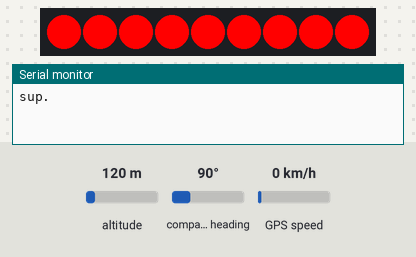
Simulated run of this sketch. Board: Arduino Uno, built with avr-gcc and run on an emulated ATmega328P. Shown: 9 RGB LEDs in strip order, left to right, the last lines printed to the serial monitor. The inputs (shaded band) are chosen by the test bench; at power-on: altitude 120 m, compass heading 90°, GPS speed 0 km/h. Dim RGB values are drawn brighter than linear; the GPS gets a fix after 3 s at 37.7749, -122.4194 with 8 satellites.

Above: at 3.1 s.
At 7.1 s:
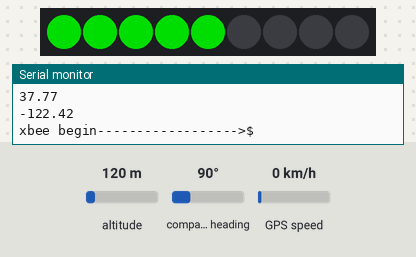
At 11.6 s:
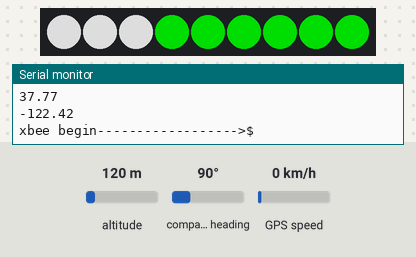
At 20.1 s:
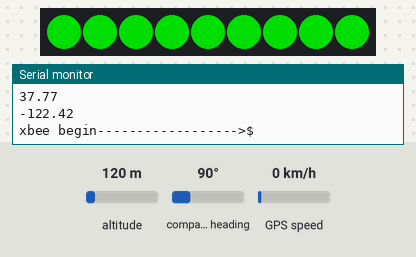
At 28.1 s:
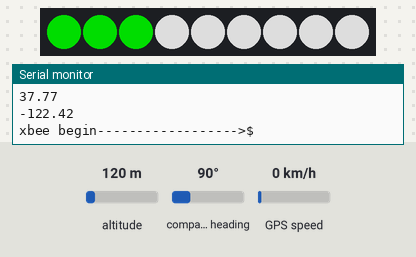
At 36.6 s:
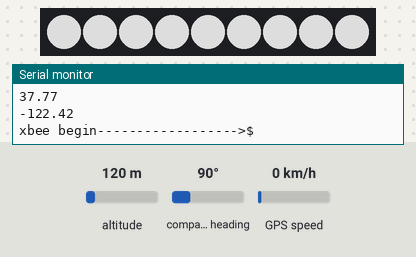

The sketch:

beaconv3.ino
```cpp
//this is a test of XBee coms, GPS aquesition and moving the code to a Nanoa

//flora GPS connect to tx/rx post upload
#include <SoftwareSerial.h>
#include <Adafruit_GPS.h>
SoftwareSerial GPSSerial (3, 5);
Adafruit_GPS GPS(&GPSSerial);
float LatH = 0;
float LonH = 0;
char LatDir;
char LonDir;
float LatDeg = 0;
float LonDeg = 0;

//import neopixel libraries, set up strip of 9 neopixels on 6
#include <Adafruit_NeoPixel.h>
#define LEDPIN 8
#define NUMPIXELS 9
#define DELAYVAL 500 // time in ms for pauses in lightwork // at this time delay value, we have ~4 min of light run time
Adafruit_NeoPixel strip(NUMPIXELS, LEDPIN, NEO_GRB + NEO_KHZ800);

//XBee shield
///#define xbwake 7 //need wire to jumper on shield
#define xbrx 2
#define xbtx 4
SoftwareSerial xbee(xbrx, xbtx);


void setup() {
  Serial.begin(115200);
  GPS.begin(9600);

  GPS.sendCommand(PMTK_SET_NMEA_OUTPUT_RMCGGA);
  GPS.sendCommand(PMTK_SET_NMEA_UPDATE_1HZ); //update rate
  GPS.sendCommand(PGCMD_ANTENNA);
  delay(1000);
  GPSSerial.println(PMTK_Q_RELEASE);
  xbee.begin(9600);
  xbee.println("yo. here.\n");
  strip.begin();
  Serial.println("sup.");
/*  colorOn(strip.Color(120,120,120));
  delay(1000);
    colorOn(strip.Color(0,0,0));*/
}

void loop() {
//doing this again, but why!? can only have one of these software serials being listened to at a time. if the last one was the xbee, need to switch
  GPSSerial.listen();
  //  GPS.begin(9600); //?
  char c = GPS.read();

  if (GPS.newNMEAreceived()) {
    GPS.lastNMEA();
    if(!GPS.parse(GPS.lastNMEA())){
        return;
    }
  }

  if(GPS.fix){ //yay the gps has a signal
    float curLatH = GPS.latitude;
    float curLonH = GPS.longitude;

//    Serial.print(curLatH == LatH); Serial.print(" : "); Serial.println(curLonH == LonH);
      xbee.listen();
    if(curLatH != LatH || curLonH != LonH){  //either first loop or device has been moved. update and send info to coord XBee
          colorOn(strip.Color(255,0,0));delay(1000);colorOn(strip.Color(0,0,0));
      LatH = GPS.latitude;
      LonH = GPS.longitude;
      LatDir = GPS.lat;
      LonDir = GPS.lon;
      LatDeg = decimalDegrees(LatH, LatDir);
      LonDeg = decimalDegrees(LonH, LonDir);
      //save directions and hour/min and degree
      //use hour/min for comparisons?
      Serial.println(LatH);
      Serial.println(LonH);
      Serial.println(LatDir);
      Serial.println(LonDir);
      Serial.println(LatDeg);
      Serial.println(LonDeg);

      Serial.print("xbee begin");
      String msg = String(curLatH)+":"+String(curLonH)+"\n";
      xbee.print(msg); //dont need direction, if it is in xbee range it damn well better be in the same hemisphere... wont work on the equator or at the prime meredian
    } else if(xbee.available() > 0) { //we have a fix and are stable. do we have incoming coms? if so, light up!
//       digitalWrite(xbwake, LOW);
//       delay(5);
        Serial.print("------------------>");
        //wave green, pause, wave white, pause
        char rec = xbee.read();
        Serial.println(String(rec));
        for(short i = 0; i < 20; i++){
          colorWave(strip.Color(0, 150, 0));
          delay(1000);
          colorWave(strip.Color(150, 150, 150));
          delay(1000);
        }
        colorOn(strip.Color(0,0,0));  //turn off lights at the end
        delay(300000); //prevent spam from coordiantor. do server/controller side later.
       }
      //check this inputoutput
//      pinMode(xbwake,INPUT);
//      digitalWrite(xbwake, HIGH);
    GPSSerial.listen();
  }


}


void colorWave(uint32_t color){
 // strip.clear();
  for(int i=0; i<NUMPIXELS; i++) {
    strip.setPixelColor(i, color);
    strip.show();
    delay(DELAYVAL);
  }
}

void colorOn(uint32_t color){
  strip.clear();
  for(int i=0; i<NUMPIXELS; i++) {
    strip.setPixelColor(i, color);
  }
  strip.show();
  delay(DELAYVAL);
}

// Convert NMEA coordinate to decimal degrees
// from jacket code
float decimalDegrees(float nmeaCoord, char dir) {
  uint16_t wholeDegrees = 0.01*nmeaCoord;
  int modifier = 1;

  if (dir == 'W' || dir == 'S') {
    modifier = -1;
  }

  return (wholeDegrees + (nmeaCoord - 100.000*wholeDegrees)/60.000) * modifier;
}
```

Measured:
- what the display in image 0 shows lasts 1.5 s, from 3.0 s to 4.5 s
- what the display in image 1 shows lasts 0.5 s, from 7.0 s to 7.5 s
